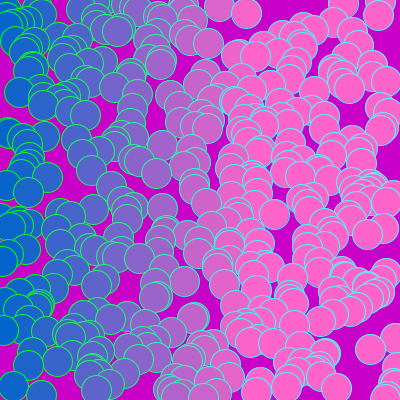
Frame 1 (no input)
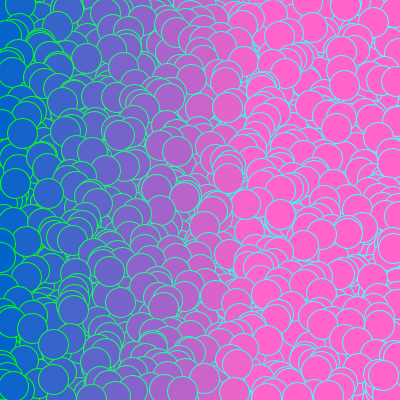
Frame 60 (the mouse pressed at the canvas centre just before this capture)
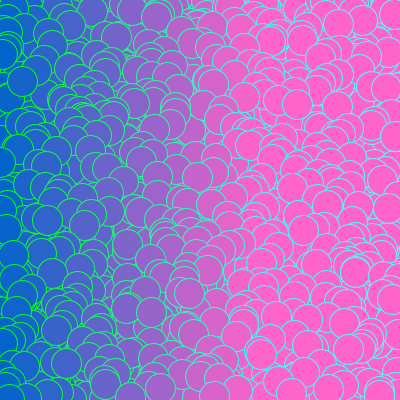
Frame 120 (the mouse held since frame 60 and released just before this capture)

The Processing sketch that drew these frames (run headless with seeded random() and noise(); from frame 60 on, the mouse is pressed at the canvas centre):

// Processing sketch: bubbles
// ── bubbles.pde
float r = random(100,255);


void setup(){
  size(400,400);
  background(r,mouseY,r);
}
void draw(){
//  noCursor();
for (int i = 0; i < height; i++) {
  float x = random(400);
  stroke(x*0.2, r*2, x);
  fill(x,r*0.5,r+2);
  ellipse(x, i, 30, 30);
}
}
